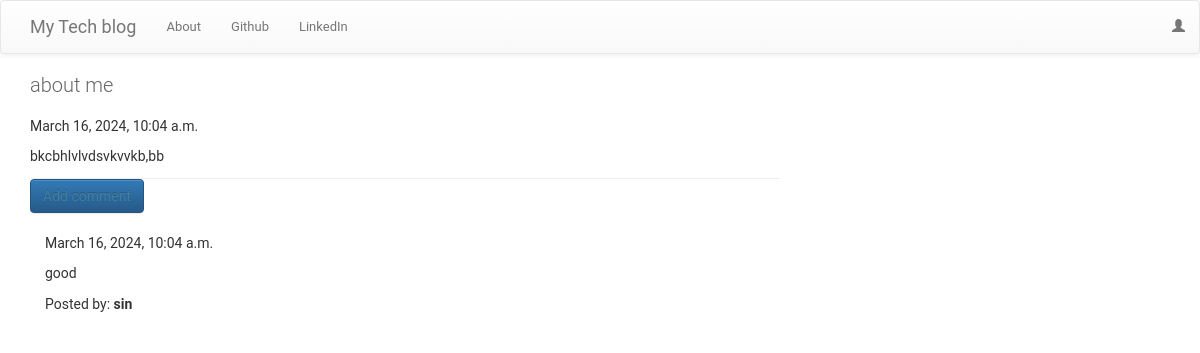
The page /blog/post/35 on the database its author committed.
### blog/models.py (models this page shows, shortened)
class Post(models.Model):
    author = models.ForeignKey(User, on_delete=models.CASCADE)
    title = models.CharField(max_length=200)
    text = models.TextField()
    created_date = models.DateTimeField(default=timezone.now)
    published_date = models.DateTimeField(blank=True, null=True)

class Comment(models.Model):
    post = models.ForeignKey('blog.Post', related_name='comments',on_delete=models.CASCADE)
    author = models.CharField(max_length=200)
    text = models.TextField()
    created_date = models.DateTimeField(default=timezone.now)
    approved_comment = models.BooleanField(default=False)

### blog/views.py (the view)
# urls.py: url(r'^post/(?P<pk>\d+)$', views.PostDetailView.as_view(), name='post_detail'),
class PostDetailView(DetailView):
    model = Post
    template_name = 'post_detail.html'
    context_object_name = 'post'

### blog/templates/post_detail.html (shortened to what this page needs)
{% extends 'base.html' %}
{% block content %}
        <h1 class='posttitle loader'>{{ post.title }}</h1>
        {% if post.published_date %}
            <div class="date postdate">
                {{ post.published_date }}
            </div>
        {% else %}
            <a class="btn btn-default" href="{% url 'post_publish' pk=post.pk %}">Publish</a>
        {% endif %}
      <p class='postcontent' >{{ post.text|safe|linebreaksbr }}</p>
  <hr>
  <a class="btn btn-primary btn-comment" href="{% url 'add_comment_to_post' pk=post.pk %}">Add comment</a>
  <div class="container">
  {% for comment in post.comments.all %}
  <br>
      {% if user.is_authenticated or comment.approved_comment %}
              {{ comment.created_date }}
          <p>{{ comment.text|safe|linebreaks }}</p>
          <p>Posted by: <strong>{{ comment.author }}</strong></p>
      {% endif %}
  {% empty %}
      <p>No comments posted.</p>
  {% endfor %}
</div>
{% endblock %}

### blog/static/css/blog.css (style rules this page uses)
body { margin: 0; padding: 0; font-size: 14px; font-family: "Roboto","Lucida Grande","DejaVu Sans","Bitstream Vera Sans",Verdana,Arial,sans-serif; color: #333; background: #fff; }
a:link, a:visited { color: #447e9b; text-decoration: none; }
p, ol, ul, dl { margin: .2em 0 .8em 0; }
p { padding: 0; line-height: 140%; }
h1,h2,h3,h4,h5 { font-weight: bold; }
h1 { margin: 0 0 20px; font-weight: 300; font-size: 20px; color: #666; }
hr { clear: both; color: #eee; background-color: #eee; height: 1px; border: none; margin: 0; padding: 0; font-size: 1px; line-height: 1px; }

### rows shown on the page
Post: title "about me", published_date "March 16, 2024, 10:04 a.m.", text "bkcbhlvlvdsvkvvkb,bb"
Comment: created_date "March 16, 2024, 10:04 a.m.", text "good", author "sin"
